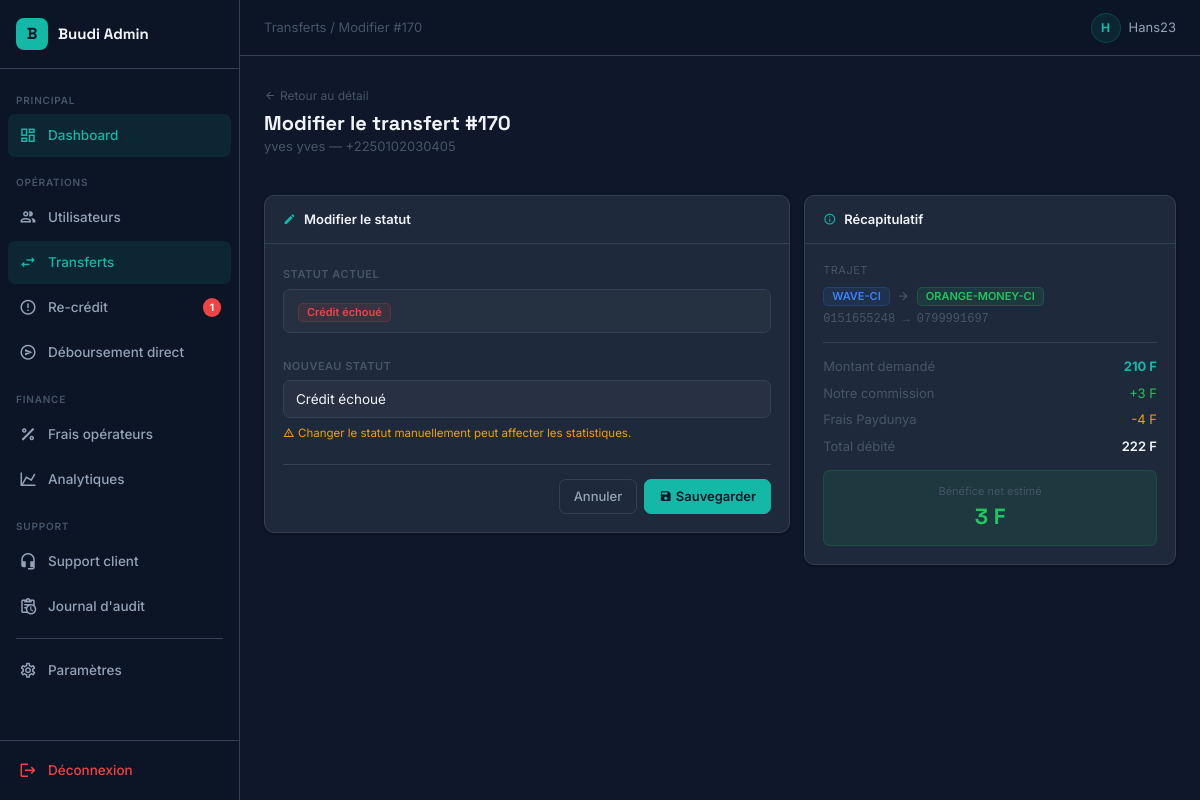
Page /api/dashboard/transfers/170/edit/ (signed in) on the earlier database version.
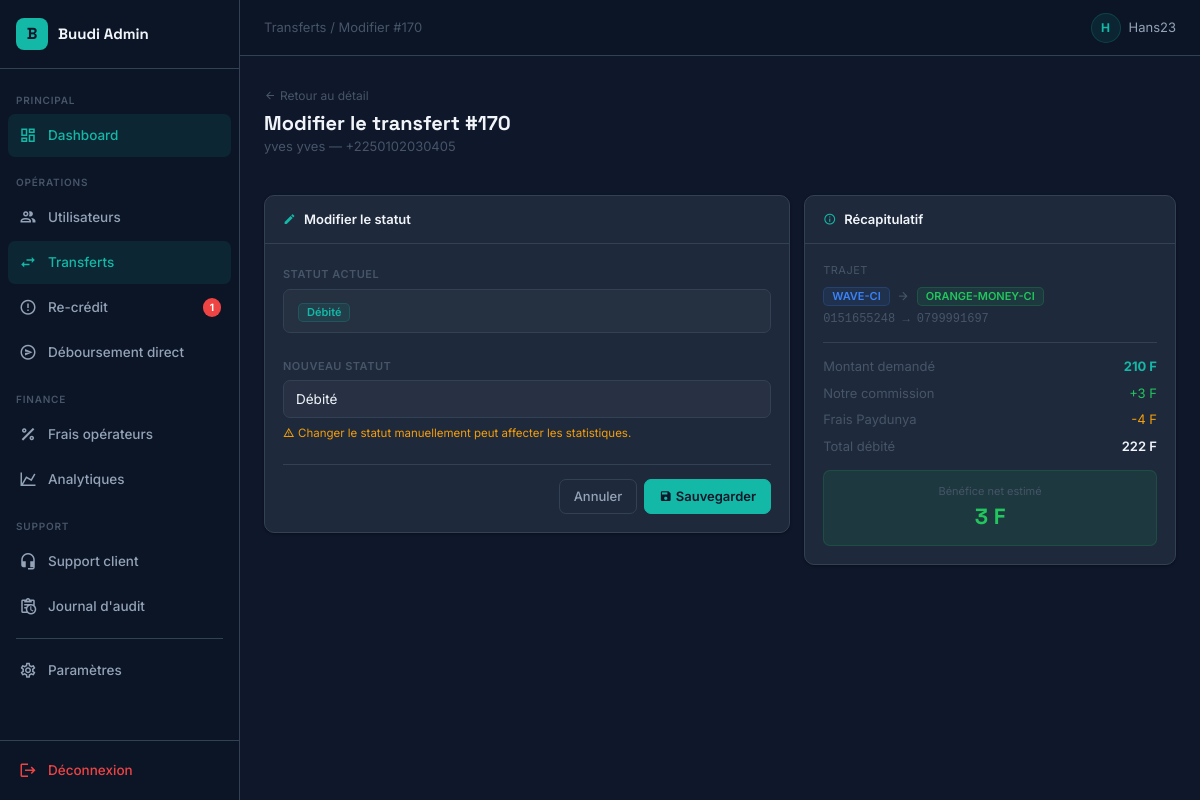
Same page on the later database version.
### transfers/models.py (models this page shows, shortened)
class Transfer(models.Model):
    STATUS = [
        ('created', 'Créé'),
        ('invoice_sent', 'Facture envoyée'),
        ('debited', 'Débité'),
        ('pending_wave', 'En attente Wave'),
        ('pending_mtn', 'En attente MTN'),
        ('disbursing', 'En cours de crédit'),
        ('success', 'Réussi'),
        ('failed', 'Paiement refusé'),
        ('credit_failed', 'Débité – Crédit échoué'),
    ]
    user = models.ForeignKey(UserProfile, on_delete=models.CASCADE)
    from_wallet = models.CharField(max_length=20)  # orange-money-ci
    to_wallet = models.CharField(max_length=20)   # moov-ci
    from_phone = models.CharField(max_length=15)
    to_phone = models.CharField(max_length=15)
    amount_requested = models.DecimalField(max_digits=12, decimal_places=2 , default=0)  # 250.00 (ce que l'user veut envoyer)
    amount_sent = models.DecimalField(max_digits=12, decimal_places=2, default=0)      # = amount_requested
    our_fee_percent = models.DecimalField(max_digits=5, decimal_places=3, default=2.000)  # TA PART (2.0% recommandé)
    our_fee_amount = models.DecimalField(max_digits=12, decimal_places=2, default=0)
    payin_fee_percent = models.DecimalField(max_digits=5, decimal_places=3, default=0)
    payin_fee_amount = models.DecimalField(max_digits=12, decimal_places=2, default=0)
    payout_fee_percent = models.DecimalField(max_digits=5, decimal_places=3, default=0)
    payout_fee_amount = models.DecimalField(max_digits=12, decimal_places=2, default=0)
    total_debited = models.DecimalField(max_digits=12, decimal_places=2 ,  default=0)  # Ce que l'user paie
    estimated_net_profit = models.DecimalField(max_digits=12, decimal_places=2, default=0)  # Ta vraie marge
    paydunya_invoice_token = models.CharField(max_length=100, blank=True)
    paydunya_payment_ref = models.CharField(max_length=100, blank=True)
    disburse_token = models.CharField(max_length=100, blank=True)
    disburse_id = models.CharField(max_length=50, blank=True)
    status = models.CharField(max_length=20, choices=STATUS, default='created')
    created_at = models.DateTimeField(auto_now_add=True)
    updated_at = models.DateTimeField(auto_now=True)

### users/models.py (models this page shows, shortened)
class UserProfile(models.Model):
    phone = models.CharField(max_length=15, unique=True)  # ex: 0708091011
    name = models.CharField(max_length=100)
    created_at = models.DateTimeField(auto_now_add=True)

### dashboard_admin/views.py (the view, shortened to what this page needs)
# urls.py: path('transfers/<int:transfer_id>/edit/', views.admin_transfer_edit, name='transfer_edit'),
@login_required
def admin_transfer_edit(request, transfer_id):
    transfer = get_object_or_404(Transfer, id=transfer_id)
    return render(request, 'custom_admin/admin/transfer_edit.html', {'transfer': transfer})

### dashboard_admin/context_processors.py (called while the page is built)
def recredits_count(request):
    if not request.user.is_authenticated:
        return {'pending_recredits_count': 0}
    try:
        credit_failed = Transfer.objects.filter(status='credit_failed').count()
        stuck_threshold = timezone.now() - timedelta(minutes=10)
        stuck_debited = Transfer.objects.filter(
            status='debited',
            updated_at__lt=stuck_threshold
        ).count()
        return {'pending_recredits_count': credit_failed + stuck_debited}
    except Exception:
        return {'pending_recredits_count': 0}

### dashboard_admin/templates/custom_admin/admin/transfer_edit.html (shortened to what the changed rows need)
{% extends 'custom_admin/base_common.html' %}
{% block breadcrumb %}<a href="{% url 'custom_admin:transfers' %}" style="color:var(--text-3);text-decoration:none;">Transferts</a> / Modifier #{{ transfer.id }}{% endblock %}
{% block content %}
<div class="page-header">
  <div>
    <a href="{% url 'custom_admin:transfer_detail' transfer.id %}" class="back-link"><i class="mdi mdi-arrow-left"></i>Retour au détail</a>
    <h1 class="page-title">Modifier le transfert #{{ transfer.id }}</h1>
    <p class="page-subtitle">{{ transfer.user.name }} — {{ transfer.user.phone }}</p>
  </div>
</div>
<div class="row g-3">
  <div class="col-xl-7">
    <div class="card">
      <div class="card-body">
        <form method="post" id="editForm">
          <div class="mb-4">
            <div style="padding:10px 14px;background:rgba(255,255,255,.03);border:1px solid var(--border);border-radius:var(--radius-sm);">
              {% if transfer.status == 'success' %}<span class="badge bg-success">Réussi</span>
              {% elif transfer.status == 'failed' %}<span class="badge bg-danger">Échoué</span>
              {% elif transfer.status == 'credit_failed' %}<span class="badge bg-danger">Crédit échoué</span>
              {% elif transfer.status == 'debited' %}<span class="badge bg-primary">Débité</span>
              {% elif transfer.status == 'disbursing' %}<span class="badge bg-info">En cours</span>
              {% else %}<span class="badge bg-warning">{{ transfer.status }}</span>{% endif %}
            </div>
          </div>
          <div class="mb-4">
            <label for="status" class="form-label">Nouveau statut</label>
            <select name="status" id="status" class="form-select">
              <option value="debited" {% if transfer.status == 'debited' %}selected{% endif %}>Débité</option>
              <option value="credit_failed" {% if transfer.status == 'credit_failed' %}selected{% endif %}>Crédit échoué</option>
            </select>
            <div style="font-size:11.5px;color:var(--gold);margin-top:6px;">
              <i class="mdi mdi-alert-outline me-1"></i>Changer le statut manuellement peut affecter les statistiques.
            </div>
          </div>
        </form>
      </div>
    </div>
  </div>
  <div class="col-xl-5">
    <div class="card">
      <div class="card-body" style="font-size:13px;">
        <div class="mb-3">
          <div style="font-size:11px;color:var(--text-3);text-transform:uppercase;letter-spacing:.5px;margin-bottom:8px;">Trajet</div>
          <div class="d-flex align-items-center gap-2">
            <span class="badge bg-info">{{ transfer.from_wallet|upper }}</span>
            <i class="mdi mdi-arrow-right" style="color:var(--text-3);"></i>
            <span class="badge bg-success">{{ transfer.to_wallet|upper }}</span>
          </div>
          <div style="color:var(--text-3);font-size:12px;margin-top:4px;font-family:monospace;">{{ transfer.from_phone }} → {{ transfer.to_phone }}</div>
        </div>
        <div class="d-flex justify-content-between mb-2">
          <span style="color:var(--text-3);">Montant demandé</span>
          <span style="font-weight:700;color:var(--teal);">{{ transfer.amount_requested|floatformat:0 }} F</span>
        </div>
        <div class="d-flex justify-content-between mb-2">
          <span style="color:var(--text-3);">Notre commission</span>
          <span style="color:var(--green);">+{{ transfer.our_fee_amount|floatformat:0 }} F</span>
        </div>
        <div class="d-flex justify-content-between mb-2">
          <span style="color:var(--text-3);">Frais Paydunya</span>
          <span style="color:var(--gold);">-{{ transfer.payin_fee_amount|floatformat:0 }} F</span>
        </div>
        <div class="d-flex justify-content-between mb-3">
          <span style="color:var(--text-3);">Total débité</span>
          <span style="font-weight:600;color:var(--text-1);">{{ transfer.total_debited|floatformat:0 }} F</span>
        </div>
        <div style="background:var(--green-10);border:1px solid rgba(34,197,94,.15);border-radius:var(--radius-sm);padding:12px;text-align:center;">
          <div style="font-size:11px;color:var(--text-3);">Bénéfice net estimé</div>
          <div style="font-family:'Space Grotesk',sans-serif;font-size:22px;font-weight:800;color:var(--green);">{{ transfer.estimated_net_profit|floatformat:0 }} F</div>
        </div>
      </div>
    </div>
  </div>
</div>
{% endblock %}

Differences in the rows shown:
changed Transfer "WAVE-CI": status "Crédit échoué" → "Débité"
Other differences:
text no longer shown: "Crédit échoué"
text now shown: "Débité"
